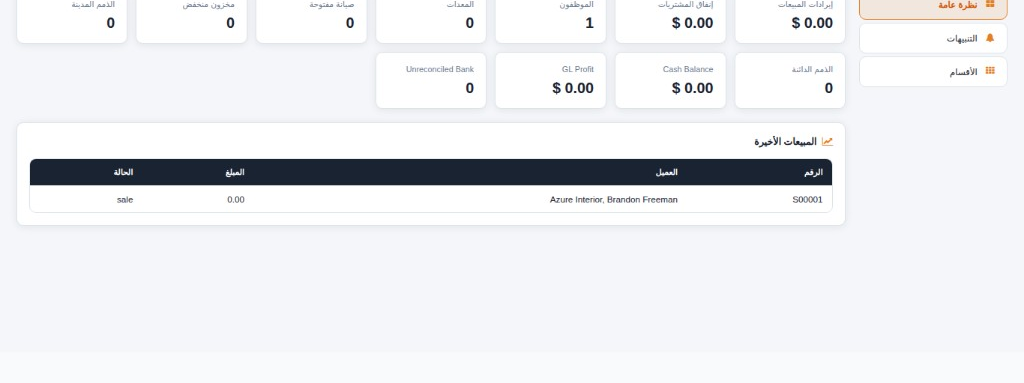
#> input picture images/projects/al-majd/executive-dashboard.png, 1024 x 383 px, found by its file name
$ python blur-bdc.py
#> lines starting #> are read from the running program, lines starting #| are printed output that depends on the picture
#!/usr/bin/env python3
"""Apply blur (not solid masks) to sensitive BDC portfolio screenshots."""

from PIL import Image, ImageFilter
import os

BASE = '/root/portfolio/images/projects/bdc'

# (x1, y1, x2, y2) tuned for 1440x900 captures
BLUR_REGIONS = {
    'executive-dashboard.png': [
        (900, 88, 1380, 135),      # company subtitle line
        (880, 700, 1400, 870),     # consultant table data rows
    ],
    'charts-analytics.png': [
        (900, 88, 1380, 135),
        (160, 545, 1280, 655),     # bar chart x-axis consultant labels
    ],
    'delays-penalties.png': [
        (900, 88, 1380, 135),
        (120, 248, 1180, 540),     # delay table sensitive columns
        (120, 600, 1320, 860),     # delayed projects summary names
    ],
    'consultants-performance.png': [
        (900, 88, 1380, 135),
        (100, 155, 440, 225),
        (480, 155, 820, 225),
        (860, 155, 1200, 225),
        (100, 415, 440, 485),
        (480, 415, 820, 485),
        (860, 415, 1200, 485),
        (100, 675, 440, 755),
        (480, 675, 820, 755),
        (860, 675, 1200, 755),
    ],
    'projects-works.png': [
        (1240, 8, 1435, 58),       # user / company in systray
        (455, 128, 760, 880),      # consultant column
    ],
    'metrics.png': [
        (1240, 8, 1435, 58),
        (70, 128, 290, 880),       # metric numbers
        (455, 128, 660, 880),      # consultant column
        (655, 128, 860, 880),      # contractor column
        (855, 128, 1000, 880),     # metric values
    ],
}


def blur_region(img, box, pixel_scale=5, blur_radius=11):
    x1, y1, x2, y2 = box
    w, h = img.size
    x1, y1 = max(0, x1), max(0, y1)
    x2, y2 = min(w, x2), min(h, y2)
    if x2 - x1 < 4 or y2 - y1 < 4:
        return
    region = img.crop((x1, y1, x2, y2))
    small = region.resize(
        (max(1, region.width // pixel_scale), max(1, region.height // pixel_scale)),
        Image.Resampling.BILINEAR,
    )
    blurred = small.resize(region.size, Image.Resampling.NEAREST)
    blurred = blurred.filter(ImageFilter.GaussianBlur(radius=blur_radius))
    img.paste(blurred, (x1, y1))


def process_image(path, boxes):
    img = Image.open(path).convert('RGB')
#> img is the input picture: PIL image 1024x383 RGB; mean R, G, B 234.8, 235.9, 238.8
    for box in boxes:
        blur_region(img, box)
#> this loop made 2 passes
#> pass 1, in blur_region, `region = img.crop((x1, y1, x2, y2))`:
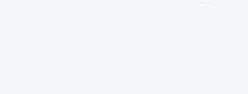
#> region: PIL image 124x47 RGB (shown 2 times larger); mean R, G, B 245, 246, 250
    img.save(path, optimize=True)
    print(f'  blurred {os.path.basename(path)} ({len(boxes)} regions)')


def main():
    print('Blurring BDC sensitive data…')
    for name, boxes in BLUR_REGIONS.items():
        path = os.path.join(BASE, name)
        if os.path.exists(path):
            process_image(path, boxes)
        else:
            print(f'  MISSING {name}')
#> pass 2 of the loop in main, `for name, boxes in BLUR_REGIONS.items():`:
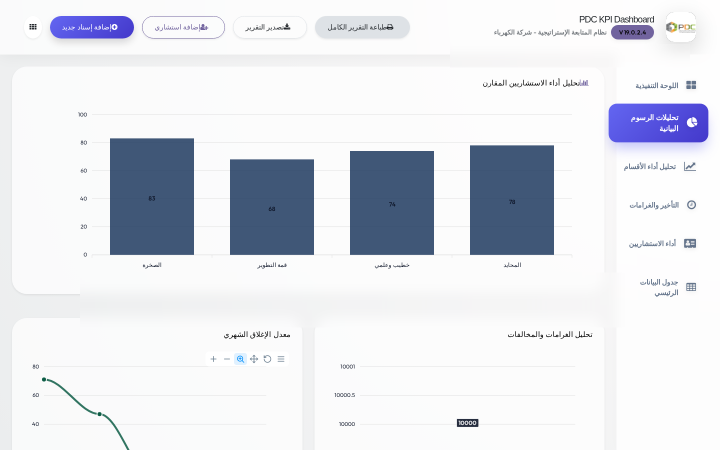
#> input picture images/projects/bdc/charts-analytics.png, 1440 x 900 px, found by its file name (shown at 1/2 size)
#> in process_image, img is the input picture: PIL image 1440x900 RGB; mean R, G, B 224.9, 227.5, 233.9
#> the loop in process_image (call 2), `for box in boxes:` made 2 passes
#> pass 1, in blur_region (call 3), `region = img.crop((x1, y1, x2, y2))`:
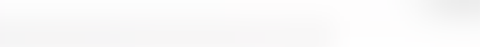
#> region: PIL image 480x47 RGB; mean R, G, B 249.7, 249.1, 249.2
#> pass 3 of the loop in main, `for name, boxes in BLUR_REGIONS.items():`:
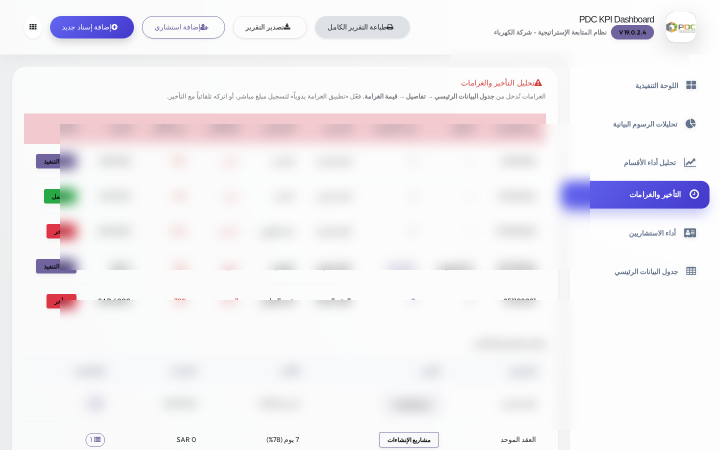
#> input picture images/projects/bdc/delays-penalties.png, 1440 x 900 px, found by its file name (shown at 1/2 size)
#> in process_image, img is the input picture: PIL image 1440x900 RGB; mean R, G, B 243.3, 241.1, 244.6
#> the loop in process_image (call 3), `for box in boxes:` made 3 passes
#> pass 1, in blur_region (call 5), `region = img.crop((x1, y1, x2, y2))`:
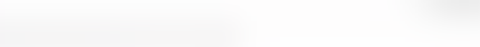
#> region: PIL image 480x47 RGB; mean R, G, B 250.5, 249.9, 250
#> pass 2, in blur_region (call 6), `region = img.crop((x1, y1, x2, y2))`:
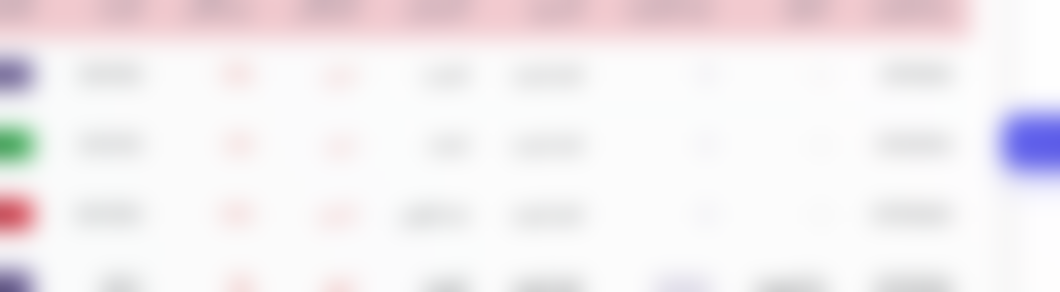
#> region: PIL image 1060x292 RGB; mean R, G, B 243.3, 238.2, 240.8
#> the loop made 6 passes; the first 3 are shown


if __name__ == '__main__':
    main()
